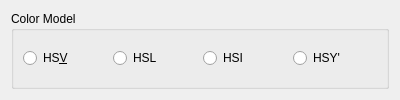
<?xml version="1.0" encoding="UTF-8"?>
<ui version="4.0">
 <class>QuickSettingsWidget</class>
 <widget class="QWidget" name="QuickSettingsWidget">
  <property name="geometry">
   <rect>
    <x>0</x>
    <y>0</y>
    <width>400</width>
    <height>100</height>
   </rect>
  </property>
  <property name="windowTitle">
   <string>Form</string>
  </property>
  <layout class="QVBoxLayout" name="verticalLayout">
   <item>
    <widget class="QGroupBox" name="colorModelBox">
     <property name="title">
      <string>Color Model</string>
     </property>
     <layout class="QHBoxLayout" name="horizontalLayout">
      <item>
       <widget class="QRadioButton" name="btnHSV">
        <property name="text">
         <string>HS&amp;V</string>
        </property>
       </widget>
      </item>
      <item>
       <widget class="QRadioButton" name="btnHSL">
        <property name="text">
         <string>HSL</string>
        </property>
        <property name="checkable">
         <bool>true</bool>
        </property>
       </widget>
      </item>
      <item>
       <widget class="QRadioButton" name="btnHSI">
        <property name="text">
         <string>HSI</string>
        </property>
        <property name="checkable">
         <bool>true</bool>
        </property>
       </widget>
      </item>
      <item>
       <widget class="QRadioButton" name="btnHSY">
        <property name="text">
         <string>HSY'</string>
        </property>
        <property name="checkable">
         <bool>true</bool>
        </property>
       </widget>
      </item>
     </layout>
    </widget>
   </item>
  </layout>
 </widget>
 <resources/>
 <connections/>
</ui>
